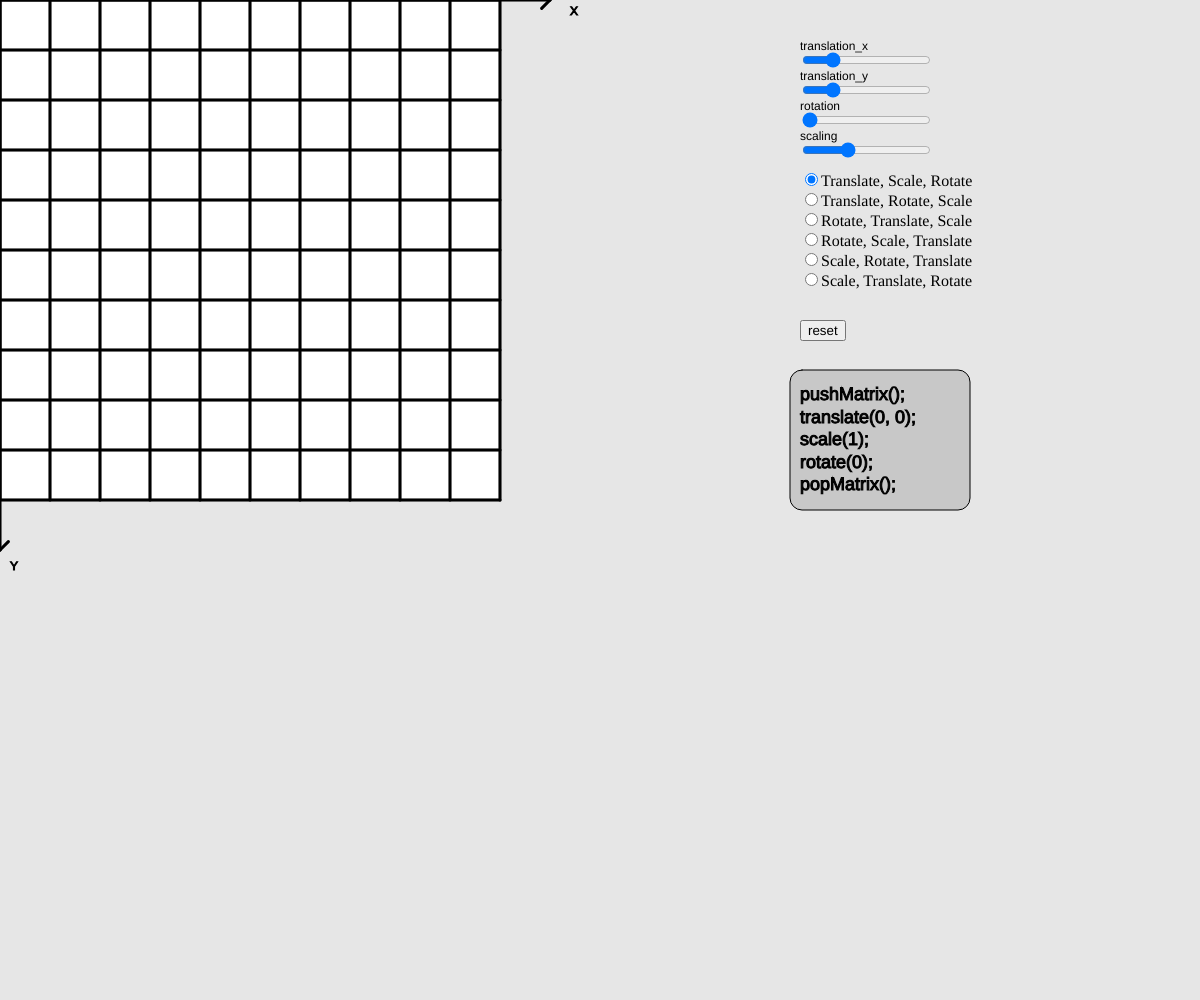
Frame 1 (no input)
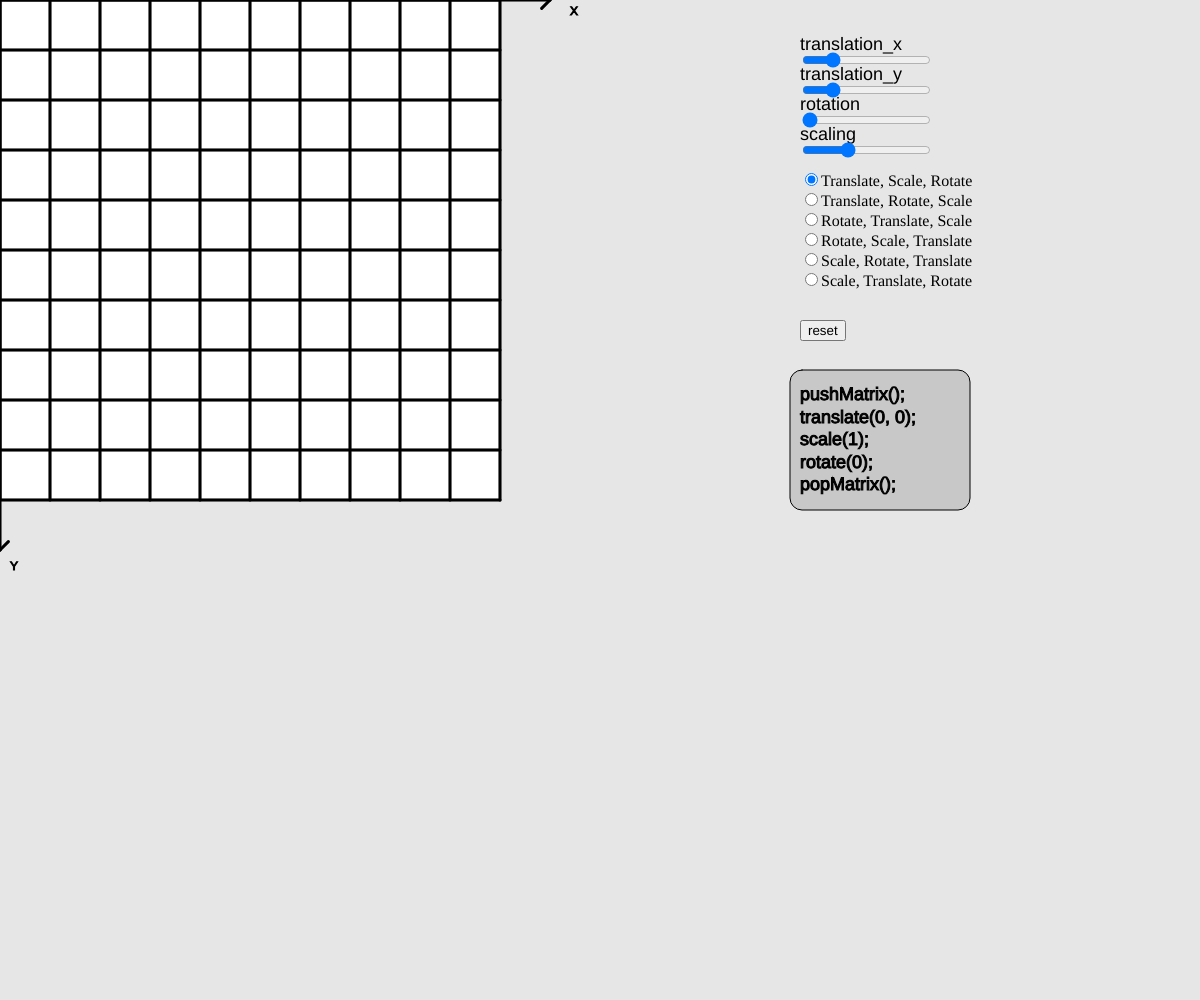
Frame 60 (no input)
Frame 120 (the mouse pressed at the canvas centre since frame 60): identical to frame 60, image omitted

The p5.js sketch that drew these frames (run headless with seeded random() and noise() and a simulated clock; from frame 60 on, the mouse is pressed at the canvas centre):

// p5.js sketch
// ── sketch.js
/*
 Source Code
 https://openprocessing.org/sketch/390536
 by Emoc
 21 nov. 2016
 emoc <at> codelab.fr
 visual help to explain 2D transformations :
 translate(), rotate(), scale(), pushMatrix(),  popMatrix() 
 in p5js, pushMatrix() = push(), popMatrix() = pop()
*/

let translation_x;
let translation_y;
let rotation;
let scaling;

// change transformation (translate, scale, rotate) order
let transformation_order = new Array(3);

let codeStr; // renamed from 'code'

let c = new Array(3);
let posXSliders;

function setup() {
  createCanvas(windowWidth, windowHeight);
  frameRate(60);

  translation_x = 0;
  translation_y = 0;
  rotation = 0;
  scaling = 1;

  posXSliders = 800;
  slider_translation_x = createSlider(-100, 400, translation_x, 1);
  slider_translation_x.position(posXSliders, 50);
  slider_translation_y = createSlider(-100, 400, translation_y, 1);
  slider_translation_y.position(posXSliders, 80);
  slider_rotation = createSlider(0, TWO_PI, rotation, 0.01);
  slider_rotation.position(posXSliders, 110);
  slider_scaling = createSlider(0.5, 2, scaling, 0.01);
  slider_scaling.position(posXSliders, 140);

  order = createRadio();
  order.option(1, 'Translate, Scale, Rotate');
  order.option(2, 'Translate, Rotate, Scale');
  order.option(3, 'Rotate, Translate, Scale');
  order.option(4, 'Rotate, Scale, Translate');
  order.option(5, 'Scale, Rotate, Translate');
  order.option(6, 'Scale, Translate, Rotate');
  order.position(posXSliders, 170);
  order.style('width', '180px');
  order.changed(changeOrder);
  
  order.selected('1'); // default selection
  transformation_order = [0, 1, 2]; // match default

  button = createButton('reset');
  button.position(posXSliders, 320);
  button.mousePressed(reset);
}

function draw() {

  translation_x = slider_translation_x.value();
  translation_y = slider_translation_y.value();
  rotation = slider_rotation.value();
  scaling = slider_scaling.value();

  // white page!
  fill(230);
  noStroke();
  rect(0, 0, width, height);

  fill(255)
  beginShape();
  vertex(0, 0);
  vertex(500, 0);
  vertex(500, 500);
  vertex(0, 500);
  endShape(CLOSE);

  // reference matrix
  drawGrid([200, 200, 200], 50, 10, 0, 0, false);

  codeStr = "pushMatrix();\n"; // renamed

  // transformed matrix
  push();

  for (let i = 0; i < transformation_order.length; i++) {
    switch (transformation_order[i]) {
      case 0:
        translate(translation_x, translation_y);
        codeStr += "translate(" + int(translation_x) + ", " + int(translation_y) + "); \n";
        break;
      case 1:
        scale(scaling);
        codeStr += "scale(" + int(scaling * 100) / 100 + ");\n";
        break;
      case 2:
        rotate(rotation);
        codeStr += "rotate(" + int(rotation * 100) / 100 + ");\n";
        break;
    }
  }

  drawGrid([0, 0, 0], 50, 10, 0, 0, true);
  pop();

  codeStr += "popMatrix();\n"; // renamed

  // sliders text
  fill(0);
  text("translation_x", posXSliders, 50);
  text("translation_y", posXSliders, 80);
  text("rotation", posXSliders, 110);
  text("scaling", posXSliders, 140);

  // print matrix transform code on screen  
  fill(200, 200, 200);
  stroke(0);
  rect(posXSliders - 10, 370, 180, 140, 12);
  fill(0);
  textSize(18);
  text(codeStr, posXSliders, 400); // renamed

}

function reset() { // activated by 'reset' button
  slider_translation_x.value(0);
  slider_translation_y.value(0);
  slider_rotation.value(0);
  slider_scaling.value(1);
  order.selected('1'); // reset radio to default
  transformation_order = [0, 1, 2]; // ensure order array matches
}

function changeOrder() { // activated by radio buttons
  print("order_value : " + order.value());
  switch (order.value()) {
    case '1':
      transformation_order = [0, 1, 2];
      break;
    case '2':
      transformation_order = [0, 2, 1];
      break;
    case '3':
      transformation_order = [2, 0, 1];
      break;
    case '4':
      transformation_order = [2, 1, 0];
      break;
    case '5':
      transformation_order = [1, 2, 0];
      break;
    case '6':
      transformation_order = [1, 0, 2];
      break;
  }
  print(transformation_order);
}



function drawGrid(c, cell_width, cell_number, start_x, start_y, visible_captions) {

  push();
  stroke(c[0], c[1], c[2]);
  strokeWeight(3);
  fill(c[0], c[1], c[2]);

  // draw orthogonal grid
  for (let n = 0; n <= cell_number; n++) {
    let x = start_x + (n * cell_width);
    line(x, start_y, x, start_y + (cell_number * cell_width));
    let y = start_y + (n * cell_width);
    line(start_x, y, start_x + (cell_number * cell_width), y);
  }

  // axis & arrows
  let end_x = start_x + cell_width * (cell_number + 1);
  let end_y = start_y + cell_width * (cell_number + 1);

  // x axis
  line(start_x, start_y, end_x, start_y);
  line(end_x - (cell_width / 6), start_y - (cell_width / 6), end_x, start_y);
  line(end_x - (cell_width / 6), start_y + (cell_width / 6), end_x, start_y);

  // y axis
  line(start_x, start_y, start_x, end_y);
  line(start_x - (cell_width / 6), end_y - (cell_width / 6), start_x, end_y);
  line(start_x + (cell_width / 6), end_y - (cell_width / 6), start_x, end_y);
  pop();

  push();
  stroke(c[0], c[1], c[2]);
  fill(c[0], c[1], c[2]);
  // axis captions
  if (visible_captions) {
    textSize(12);
    text("X", end_x + 20, start_y + 15);
    text("Y", start_x + 10, end_y + 20);
  }

  // graduations
  if (visible_captions) {
    textSize(10);
    for (let n = 0; n <= cell_number; n++) {
      let x = start_x + (n * cell_width);
      let y = start_y + (n * cell_width);
      if (n % 2 == 0 && (slider_translation_y.value() > 0 || slider_translation_x.value() > 0)) {
        text("(" + int(n * cell_width) + ", 0)", x - cell_width / 4, start_y - cell_width / 8);
        if (n > 0 && (slider_translation_y.value() > 0 || slider_translation_x.value() > 0)) text("(0, " + int(n * cell_width) + ")", start_x - cell_width / 4, y - cell_width / 8);
      }
    }
  }
  pop();
}
